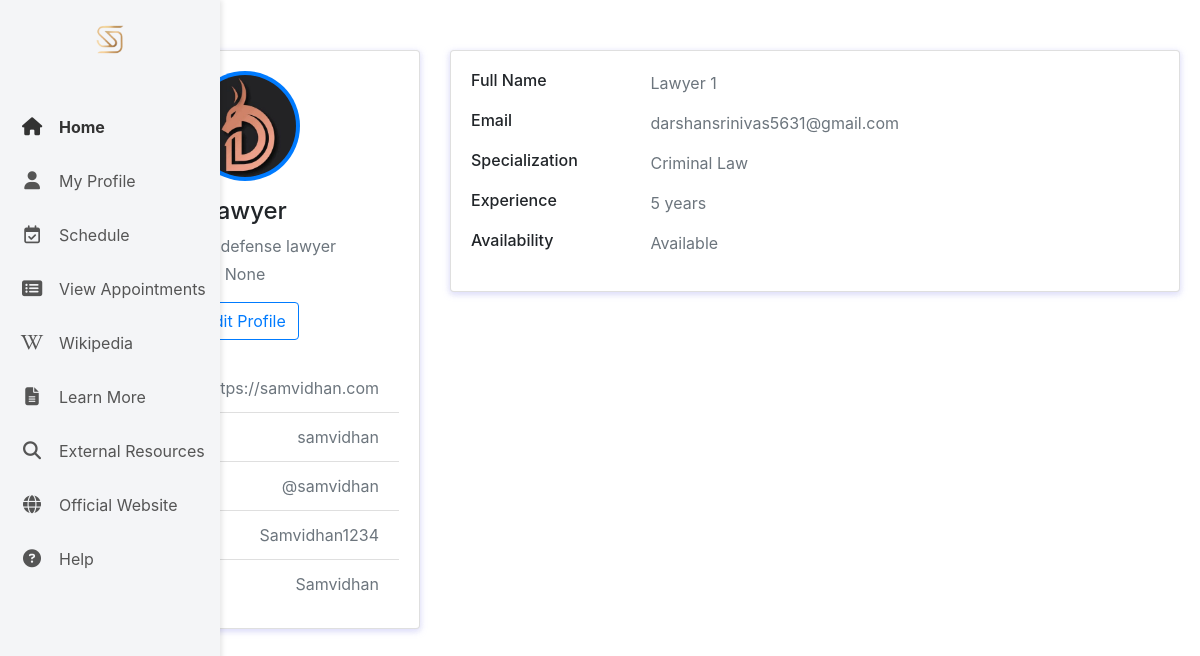
Page /profile/Lawyer 1/ (signed in) on the committed database.
### home/models.py (models this page shows, shortened)
class LawyerProfile(models.Model):
    user = models.OneToOneField(users, on_delete=models.CASCADE, related_name='lawyer_profile')
    description = models.TextField(blank=True, null=True)
    speciality = models.CharField(max_length=100, blank=True, null=True)
    rating = models.FloatField(default=0.0)
    profile_picture = models.ImageField(upload_to='lawyer_pictures/',default='default.jpg')
    experience_years = models.PositiveIntegerField(default=0)
    availability = models.BooleanField(default=True)
    address=models.TextField(blank=True,null=True)

### home/views.py (the view)
# urls.py: path('profile/<str:username>/', views.view_profile, name='view_profile'),
def view_profile(request, username):
    user = get_object_or_404(users, user__username=username)
    if user.role == 'lawyer':
        profile = get_object_or_404(LawyerProfile, user=user)
    elif user.role == 'client':
        profile = get_object_or_404(ClientProfile, user=user)
    else:
        profile = None
    return render(request, 'profile.html', {'profile': profile})

### home/templates/profile.html (shortened to what this page needs)
{% extends 'sidebar.html' %}
{% load static %}
{% block content%}
<link rel="stylesheet" href="{% static 'profile_style.css' %}">
<link href="https://cdn.jsdelivr.net/npm/bootstrap@4.5.0/dist/css/bootstrap.min.css" rel="stylesheet">
<div class="page-wrapper" style="margin-left: 50px;">
<div class="container">
    <div class="main-body">
        <div class="row">
            <div class="col-lg-4">
                <div class="card">
                    <div class="card-body">
                        <div class="d-flex flex-column align-items-center text-center">
                    <img src="{{ profile.profile_picture.url }}" alt="Admin" class="rounded-circle p-1 bg-primary" width="110">
                    <div class="mt-3">
                        <h4>{{ request.user.first_name }}</h4>
                        {% if request.user.users.role == 'lawyer' %}
                        <p class="text-secondary mb-1">{{profile.description}}</p>
                        <p class="text-muted font-size-sm">{{profile.address}}</p>
                        {% else %}
                        <br>
                        {% endif %}
                        <a href="{% url 'edit_profile' %}" class="btn btn-outline-primary d-inline-block">
                            Edit Profile
                        </a>
                    </div>
                    <br>
                </div>
                <ul class="list-group list-group-flush">
                    <li class="list-group-item d-flex justify-content-between align-items-center flex-wrap">
                        <h6 class="mb-0"></h6>
                        <span class="text-secondary">https://samvidhan.com</span>
                    </li>
                    <li class="list-group-item d-flex justify-content-between align-items-center flex-wrap">
                        <h6 class="mb-0">
                        </h6>
                        <span class="text-secondary">samvidhan</span>
                    </li>
                    <li class="list-group-item d-flex justify-content-between align-items-center flex-wrap">
                        <h6 class="mb-0"></h6>
                        <span class="text-secondary">@samvidhan</span>
                    </li>
                    <li class="list-group-item d-flex justify-content-between align-items-center flex-wrap">
                        <h6 class="mb-0"></h6>
                        <span class="text-secondary">Samvidhan1234</span>
                    </li>
                    <li class="list-group-item d-flex justify-content-between align-items-center flex-wrap">
                        <h6 class="mb-0"></h6>
                        <span class="text-secondary">Samvidhan</span>
                    </li>
                </ul>
            </div>
        </div>
    </div>
    <div class="col-lg-8">
        <div class="card">
            <div class="card-body">
                <div class="row mb-3">
                    <div class="col-sm-3">
                        <h6 class="mb-0">Full Name</h6>
                        </div>
                        <div class="col-sm-9 text-secondary">{{ request.user.first_name }} {{ request.user.last_name }}</div>
                    </div>
                    <div class="row mb-3">
                        <div class="col-sm-3">
                            <h6 class="mb-0">Email</h6>
                        </div>
                        <div class="col-sm-9 text-secondary">{{request.user.email}}</div>
                    </div>
                    {% if request.user.users.role == 'lawyer' %}
                    <div class="row mb-3">
                        <div class="col-sm-3">
                            <h6 class="mb-0">Specialization</h6>
                        </div>
                        <div class="col-sm-9 text-secondary">{{profile.speciality}}</div>
                    </div>
                    <div class="row mb-3">
                        <div class="col-sm-3">
                            <h6 class="mb-0">Experience</h6>
                        </div>
                        <div class="col-sm-9 text-secondary">{{profile.experience_years}} years</div>
                    </div>
                    <div class="row mb-3">
                        <div class="col-sm-3">
                            <h6 class="mb-0">Availability</h6>
                        </div>
                        <div class="col-sm-9 text-secondary">{% if profile.availability %}
                            Available
                        {% else %}
                            Not Available
                        {% endif %}</div>
                    </div>
                    {% endif %}
                </div>
            </div>
        </div>
    </div>
</div>
</div>
</div>
{% endblock%}

### home/static/base_style.css (style rules this page uses)
body { margin: 0; font-family: Arial, sans-serif; }

### home/static/profile_style.css (style rules this page uses)
body { background: #f7f7ff; margin-top: 20px; }
.card { position: relative; display: flex; flex-direction: column; min-width: 0; word-wrap: break-word; background-color: #fff; background-clip: border-box; border: 0 solid transparent; border-radius: .25rem; margin-bottom: 1.5rem; box-shadow: 0 2px 6px 0 rgb(218 218 253 / 65%), 0 2px 6px 0 rgb(206 206 238 / 54%); }
.container { margin-top: 50px; }
.list-group-item span.text-secondary { color: #6c757d; }

### home/templates/sidebar.html (style rules this page uses)
body { margin: 0; font-family: Arial, sans-serif; }

### rows in the picture
LawyerProfile: profile_picture (picture), description "Criminal defense lawyer", address "None", speciality "Criminal Law", experience_years "5"

### other values in the picture
{{ request.user.first_name }} "Lawyer"
{{ request.user.last_name }} "1"
{{ request.user.email }} "darshansrinivas5631@gmail.com"
